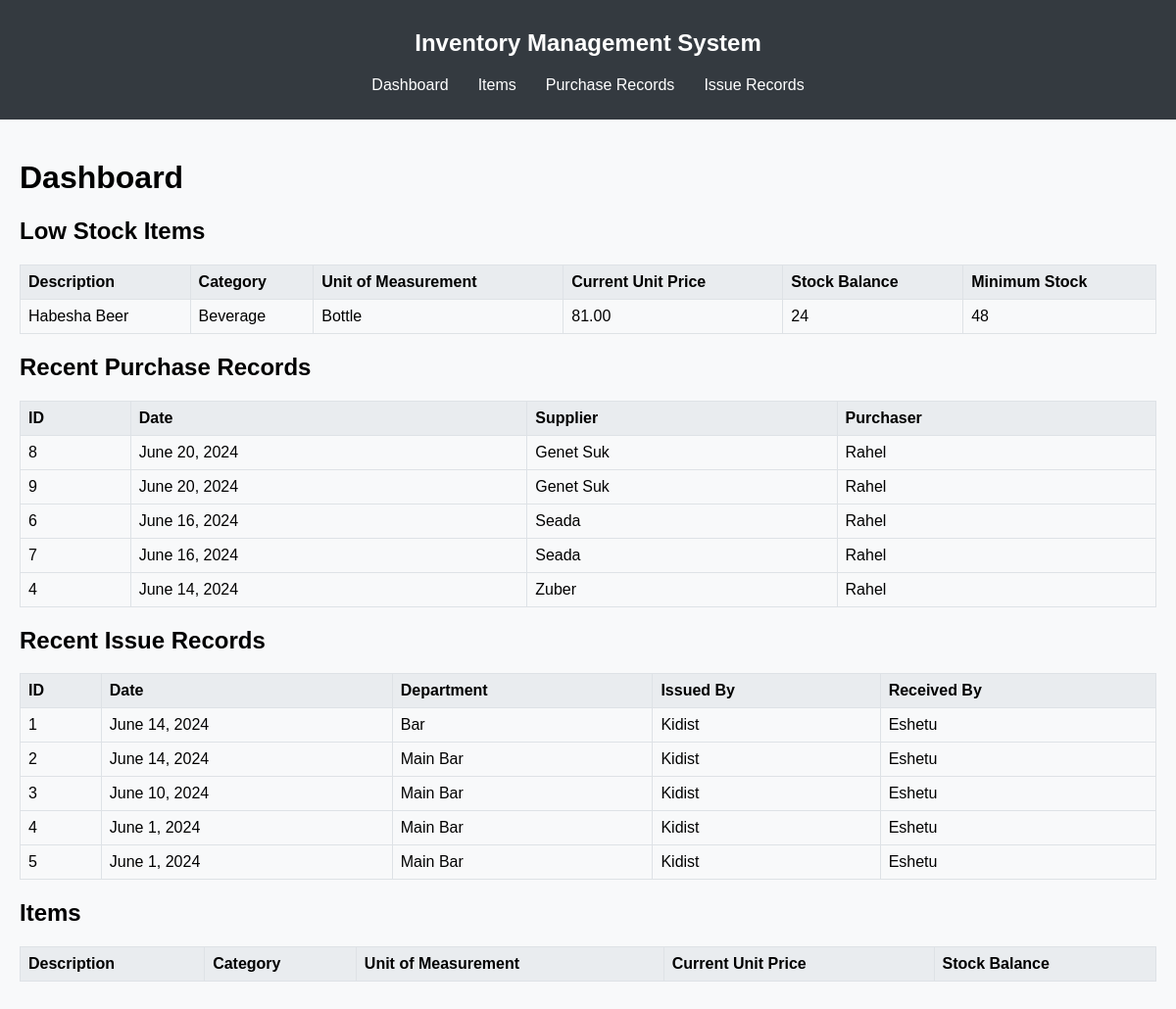
Before: / with the older database file.
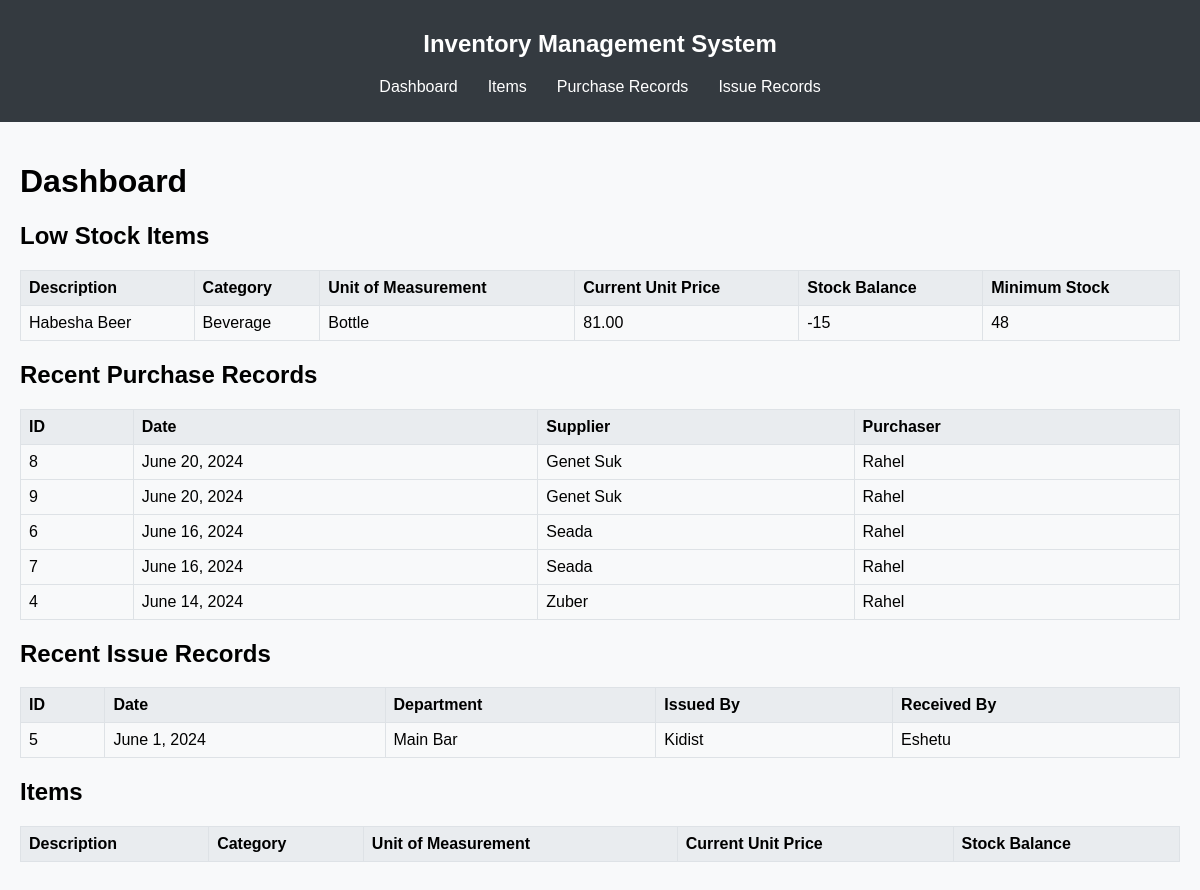
After: the same page with the newer database file.
### store/models.py (models this page shows, shortened)
class Item(models.Model):
    CATEGORY_CHOICES = [
        ('Beverage', 'Beverage'),
        ('Food Provision', 'Food Provision'),
        ('Sanitary', 'Sanitary'),
        ('Maintenance', 'Maintenance'),
        ('Service Aid', 'Service Aid'),
        ('Stationary', 'Stationary'),
        ('Sundry', 'Sundry'),
        ('Fresh Baazar', 'Fresh Baazar'),
    ]
    description = models.CharField(max_length=255)
    category = models.CharField(max_length=50, choices=CATEGORY_CHOICES)
    unit_of_measurement = models.CharField(max_length=50)
    current_unit_price = models.DecimalField(max_digits=10, decimal_places=2)
    stock_balance = models.IntegerField()
    minimum_stock = models.IntegerField()

class PurchaseRecord(models.Model):
    date = models.DateField(default=timezone.now)
    supplier = models.CharField(max_length=255)
    purchaser = models.CharField(max_length=255)
    upload_receipt = models.FileField(upload_to='receipts/', blank=True, null=True)

class IssueRecord(models.Model):
    date = models.DateField(default=timezone.now)
    department = models.CharField(max_length=255)
    issued_by = models.CharField(max_length=255)
    received_by = models.CharField(max_length=255)

### store/views.py (the view)
# urls.py: path('', views.dashboard, name='dashboard'),
def dashboard(request):
    recent_purchase_records = PurchaseRecord.objects.order_by('-date')[:5]
    recent_issue_records = IssueRecord.objects.order_by('-date')[:5]
    low_stock_items = Item.objects.filter(stock_balance__lt=F('minimum_stock'))
    context = {
        'recent_purchase_records': recent_purchase_records,
        'recent_issue_records': recent_issue_records,
        'low_stock_items': low_stock_items,
    }
    return render(request, 'store/dashboard.html', context)

### store/templates/store/dashboard.html (shortened to what this page needs)
{% extends 'base.html' %}
{% block content %}
<h1>Dashboard</h1>
<h2>Low Stock Items</h2>
<table>
    <tr>
        <th>Description</th>
        <th>Category</th>
        <th>Unit of Measurement</th>
        <th>Current Unit Price</th>
        <th>Stock Balance</th>
        <th>Minimum Stock</th>
    </tr>
    {% for item in low_stock_items %}
    <tr>
        <td>{{ item.description }}</td>
        <td>{{ item.category }}</td>
        <td>{{ item.unit_of_measurement }}</td>
        <td>{{ item.current_unit_price }}</td>
        <td>{{ item.stock_balance }}</td>
        <td>{{ item.minimum_stock }}</td>
    </tr>
    {% endfor %}
</table>
<h2>Recent Purchase Records</h2>
<table>
    <tr>
        <th>ID</th>
        <th>Date</th>
        <th>Supplier</th>
        <th>Purchaser</th>
    </tr>
    {% for record in recent_purchase_records %}
    <tr>
        <td>{{ record.id }}</td>
        <td>{{ record.date }}</td>
        <td>{{ record.supplier }}</td>
        <td>{{ record.purchaser }}</td>
    </tr>
    {% endfor %}
</table>
<h2>Recent Issue Records</h2>
<table>
    <tr>
        <th>ID</th>
        <th>Date</th>
        <th>Department</th>
        <th>Issued By</th>
        <th>Received By</th>
    </tr>
    {% for record in recent_issue_records %}
    <tr>
        <td>{{ record.id }}</td>
        <td>{{ record.date }}</td>
        <td>{{ record.department }}</td>
        <td>{{ record.issued_by }}</td>
        <td>{{ record.received_by }}</td>
    </tr>
    {% endfor %}
</table>
<h2>Items</h2>
<table>
    <tr>
        <th>Description</th>
        <th>Category</th>
        <th>Unit of Measurement</th>
        <th>Current Unit Price</th>
        <th>Stock Balance</th>
    </tr>
</table>
{% endblock %}

### store/templates/base.html (shortened to what this page needs)
<!DOCTYPE html>
<html>
<head>
    <link rel="stylesheet" href="https://cdnjs.cloudflare.com/ajax/libs/font-awesome/6.0.0-beta3/css/all.min.css">
</head>
<body>
    <header>
        <h2>Inventory Management System</h2>
        <nav>
            <ul>
                <li><a href="{% url 'dashboard' %}">Dashboard</a></li>
                <li><a href="{% url 'item_list' %}">Items</a></li>
                <li><a href="{% url 'purchase_record_list' %}">Purchase Records</a></li>
                <li><a href="{% url 'issue_record_list' %}">Issue Records</a></li>
            </ul>
        </nav>
    </header>
    <div class="container">
        {% block content %}{% endblock %}
    </div>
</body>
</html>

### store/templates/base.html (style rules this page uses)
body { font-family: Arial, sans-serif; margin: 0; padding: 0; background-color: #f8f9fa; }
header { background-color: #343a40; color: white; padding: 10px 0; text-align: center; }
nav ul { list-style-type: none; padding: 0; display: flex; justify-content: center; }
nav ul li { margin: 0 15px; }
nav ul li a { color: white; text-decoration: none; }
.container { padding: 20px; }
table { width: 100%; border-collapse: collapse; margin-bottom: 20px; }
table, th, td { border: 1px solid #dee2e6; }
th, td { padding: 8px; text-align: left; }
th { background-color: #e9ecef; }
a { color: #007bff; text-decoration: none; }

Changed rows visible on the page:
removed IssueRecord: id "1", date "June 14, 2024", department "Bar", issued_by "Kidist", received_by "Eshetu"
removed IssueRecord: id "2", date "June 14, 2024", department "Main Bar", issued_by "Kidist", received_by "Eshetu"
removed IssueRecord: id "3", date "June 10, 2024", department "Main Bar", issued_by "Kidist", received_by "Eshetu"
removed IssueRecord: id "4", date "June 1, 2024", department "Main Bar", issued_by "Kidist", received_by "Eshetu"
changed Item "Habesha Beer": stock_balance "24" → "-15"
